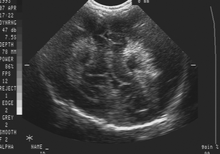
%> input picture C/filters_gent/C/imlib/deruddere03.tif, 220 x 154 px, shrunk from 722 x 506 before the run
$ octave specklevinder_old3.m   (GNU Octave 9; MATLAB toolbox functions it lacks are replaced by stand-ins)
%> lines starting %> are read from the running program, lines starting %| are printed output that depends on the picture
beeld=imread('deruddere03.tif');
%> beeld is the input picture: size 154x220 uint8; min 14, max 245, mean 55.9
silhouet=imread('silhouetderuddere03.tif');
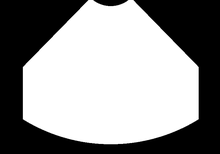
%> input picture C/filters_gent/C/specklevinder/filter/silhouetderuddere03.tif, 220 x 154 px, shrunk from 722 x 506 before the run
%> silhouet is the input picture: size 154x220 uint8; min 0, max 255, mean 146.1
%Deze functie heeft een echografiebeeld en het bijbehorende silhouet als invoer. De output is een beeld waarin
%alleen de speckles gekleurd zijn.
%De gebruikte functieaanroepen zijn:
%groeispeckle
%richtingscoefficient
%transducerpositie
%loodrecht
%specklekleuren
%De instelbare parameters zijn:
tolerantie=3;%Dit controleert de groei van de speckletjes adhv de grijswaarden.
maxafwijking=20;%Dit controleert de striktheid van wat onder "loodrecht" verstaan wordt.(Wordt in graden verwacht).
specklegrens=80;%Dit is de minimale grijswaarde waarboven een pixel als potentieel speckle aangemerkt wordt.
TOPVOLGORDE=[0 3 6;1 4 7;2 5 8];
s=size(beeld);
%> s = [154 220]
resultaat=zeros(s(1),s(2));
silhouet=double(silhouet)/255;
%> silhouet: size 154x220 double
silhouet(1:80,:)=0;
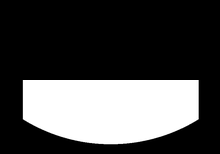
%> silhouet: size 154x220 double; min 0, max 1, mean 0.292
silhouet(s(1)-79:s(1),:)=0;
%> silhouet: size 154x220 double; every value is 0
for ver=120:121
   for hor=1:s(2)
      if silhouet(ver,hor)~=0
%zoektop
         witstepuntver=ver;
		   witstepunthor=hor;
         beeld=double(beeld).*double(silhouet);
         doorzoeken=1;
         while doorzoeken
            doorzoeken=0;
				omhoog=max(max(beeld(witstepuntver-1:witstepuntver+1,witstepunthor-1:witstepunthor+1)));
   			if omhoog>beeld(witstepuntver,witstepunthor)
      			volgorde=max(max((beeld(witstepuntver-1:witstepuntver+1,witstepunthor-1:witstepunthor+1)>=omhoog).*TOPVOLGORDE));
   				witstepuntver=witstepuntver+mod(volgorde,3)-1;
      			witstepunthor=witstepunthor+floor(volgorde/3)-1;
      			doorzoeken=1;
   			end
			end

         if beeld(witstepuntver,witstepunthor)>specklegrens
%groeispeckle
            silhouetuit=zeros(s(1),s(2));
				%beeld=double(beeld).*double(silhouetin);
				grijswaarde=beeld(witstepuntver,witstepunthor);
				silhouetuit(witstepuntver,witstepunthor)=1;
				aantalpixels=1;
				borand=[witstepuntver-1 witstepuntver+1];
				lrrand=[witstepunthor-1 witstepunthor+1];
				ietsveranderd=1;
				while ietsveranderd
   				venster=beeld(borand(1):borand(2),lrrand(1):lrrand(2));
   				hsilhouet=silhouetuit(borand(1)+1:borand(2)-1,lrrand(1):lrrand(2));
   				vsilhouet=silhouetuit(borand(1):borand(2),lrrand(1)+1:lrrand(2)-1);
   				hbeeld=beeld(borand(1)+1:borand(2)-1,lrrand(1):lrrand(2));
   				vbeeld=beeld(borand(1):borand(2),lrrand(1)+1:lrrand(2)-1);
   				hrand=zeros(2,size(venster,2));
   				vrand=zeros(size(venster,1),2);

   				natuurlijkegroei=(silhouetuit(borand(1):borand(2),lrrand(1):lrrand(2))|[hsilhouet;hrand]|[hrand;hsilhouet]|[vsilhouet vrand]|[vrand vsilhouet]);
   				tolerantierem=((grijswaarde-venster)<tolerantie);
   				monotoondalend=((venster-[hbeeld;hrand])<=0|(venster-[hrand;hbeeld])<=0|(venster-[vbeeld vrand])<=0|(venster-[vrand vbeeld])<=0);

   				silhouetuit(borand(1):borand(2),lrrand(1):lrrand(2))=silhouet(borand(1):borand(2),lrrand(1):lrrand(2)) & natuurlijkegroei & tolerantierem & monotoondalend;
   				nieuwaant=sum(sum(silhouetuit));
   				if nieuwaant>aantalpixels
      				aantalpixels=nieuwaant;
      				borand=[borand(1)-max(silhouetuit(borand(1),lrrand(1):lrrand(2))) borand(2)+max(silhouetuit(borand(2),lrrand(1):lrrand(2)))];
      				lrrand=[lrrand(1)-max(silhouetuit(lrrand(1),borand(1):borand(2))) lrrand(2)+max(silhouetuit(lrrand(2),borand(1):borand(2)))];
   				else
      				for i=size(venster,1):size(venster,1)*(size(venster,2)+1)-1
          				venster(i+1-size(venster,1))=i;
      				end
   				schema=reshape(silhouetuit(borand(1):borand(2),lrrand(1):lrrand(2)).*venster,1,size(venster,1)*size(venster,2));
   				horcoord=floor(schema/(size(venster,1)))-1+borand(1)*(schema>0);
               vercoord=mod(schema,size(venster,1))+lrrand(1)*(schema>0);
               ietsveranderd=0;
   				end
				end
			hsilhouet=silhouetuit(borand(1)+1:borand(2)-1,lrrand(1):lrrand(2));
			vsilhouet=silhouetuit(borand(1):borand(2),lrrand(1)+1:lrrand(2)-1);
			natuurlijkegroei=(silhouetuit(borand(1):borand(2),lrrand(1):lrrand(2))|[hsilhouet;hrand]|[hrand;hsilhouet]|[vsilhouet vrand]|[vrand vsilhouet]);
			silhouetuit(borand(1):borand(2),lrrand(1):lrrand(2))=silhouet(borand(1):borand(2),lrrand(1):lrrand(2)) & natuurlijkegroei;
         silhouetuit=silhouet & (1-silhouetuit);
         [transducerhor,transducerver]=transducerpositie(beeld);
         teller=aantalpixels*sum(horcoord.*vercoord)-sum(horcoord)*sum(vercoord);
         noemer=aantalpixels*sum(horcoord.*horcoord)-sum(horcoord)*sum(horcoord);
         if noemer==0
            janee=0;
         else
            r=teller/noemer;
            centrumhor=sum(horcoord)/aantalpixels;
            centrumver=sum(vercoord)/aantalpixels;
            radiaal=[transducerhor-centrumhor;centrumver-transducerver];
            tangent=[1;-r];
            janee=(subspace(radiaal,tangent)<maxafwijking);
         end
         for i=1:size(horcoord,2)
            if horcoord(i)
               resultaat(vercoord(i),horcoord(i),1)=janee*255;
               resultaat(vercoord(i),horcoord(i),3)=255-255*janee;
            end
         end
      end
    end
  end
end
resultaat=uint8(resultaat);
%> resultaat: size 154x220 uint8; every value is 0
